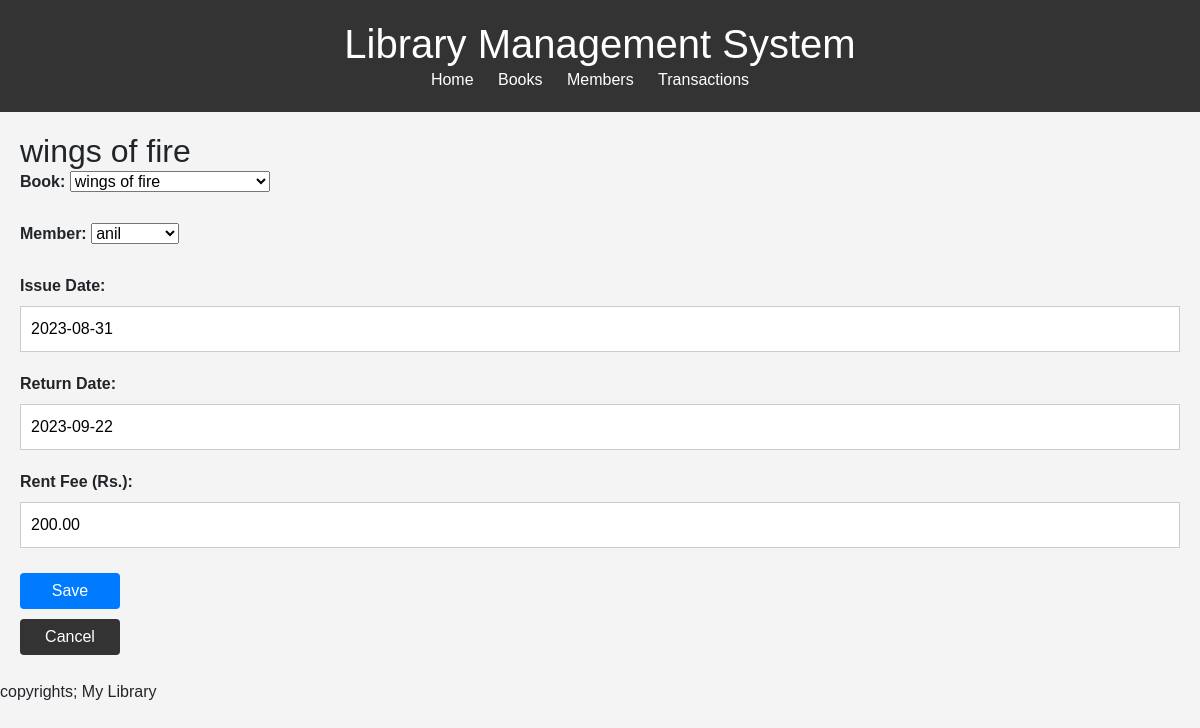
Page /transactions/1/update/ on the committed database.
### library_app/models.py (models this page shows, shortened)
class Transaction(models.Model):
    book = models.ForeignKey(Book, on_delete=models.CASCADE)
    member = models.ForeignKey(Member, on_delete=models.CASCADE)
    issue_date = models.DateField()
    return_date = models.DateField(null=True, blank=True)
    rent_fee = models.DecimalField(max_digits=8, decimal_places=2, default=0)

class Book(models.Model):
    title = models.CharField(max_length=100)
    author = models.CharField(max_length=100)
    isbn = models.CharField(max_length=13, unique=True)
    publisher = models.CharField(max_length=100)
    page_count = models.PositiveIntegerField(null=True, blank=True)
    stock = models.PositiveIntegerField(null=True, blank=True)
    def __str__(self):
        return self.title

### library_app/views.py (the view)
# urls.py: path('transactions/<int:pk>/update/', views.transaction_update, name='transaction_update'),
def transaction_update(request, pk):
    transaction = get_object_or_404(Transaction, pk=pk)
    if request.method == 'POST':
        form = TransactionForm(request.POST, instance=transaction)
        if form.is_valid():
            y = form.cleaned_data['rent_fee']
            if y >500:
                print("not accepted")
            else:
                form.save()
            return redirect('transaction_list')
    else:
        form = TransactionForm(instance=transaction)
    return render(request, 'transaction_form.html', {'form': form})

### library_app/forms.py
class TransactionForm(forms.ModelForm):
    class Meta:
        model = Transaction
        fields = '__all__'

### library_app/models.py (called while the page is built)
    def __str__(self):
        return self.name

### templates/transaction_form.html (shortened to what this page needs)
{% extends 'base.html' %}
{% block content %}
  <h2>{{ form.instance.book.title|default:"Add Transaction" }}</h2>
  <form method="post">
    <div class="form-group">
      <label for="{{ form.book.id }}">Book:</label>
      {{ form.book }}
    </div>
    <div class="form-group">
      <label for="{{ form.member.id }}">Member:</label>
      {{ form.member }}
    </div>
    <div class="form-group">
      <label for="{{ form.issue_date.id }}" type="date">Issue Date:</label>
      {{ form.issue_date }}
    </div>
    <div class="form-group">
      <label for="{{ form.return_date.id }}" type="date">Return Date:</label>
      {{ form.return_date }}
    </div>
    <div class="form-group">
      <label for="{{ form.rent_fee.id }}" id="amount">Rent Fee (Rs.):</label>
      {{ form.rent_fee }}
    </div>
    <button type="submit" class="btn btn-primary">Save</button>
  </form>
  <a href="{% url 'transaction_list' %}" class="btn btn-secondary">Cancel</a>
{% endblock %}

### static/css/style.css (style rules this page uses)
body, h1, h2, h3, p, ul, li { margin: 0; padding: 0; }
body { background-color: #f4f4f4; font-family: Arial, sans-serif; }
select { max-width: 200px; }
.btn { background-color: #333; color: #fff; text-decoration: none; border: none; cursor: pointer; width: 100px; height: auto; margin: 5px 0; }
.btn-primary { background-color: #007bff; }
.form-group { margin-bottom: 20px; }
label { font-weight: bold; }
input[type="text"], input[type="date"], input[type="email"], input[type="number"], textarea { width: 100%; padding: 10px; border: 1px solid #ccc; }

### rows in the picture
Transaction: instance.book "wings of fire", book "wings of fire", member "anil", issue_date "2023-08-31", return_date "2023-09-22", rent_fee "200.00"
